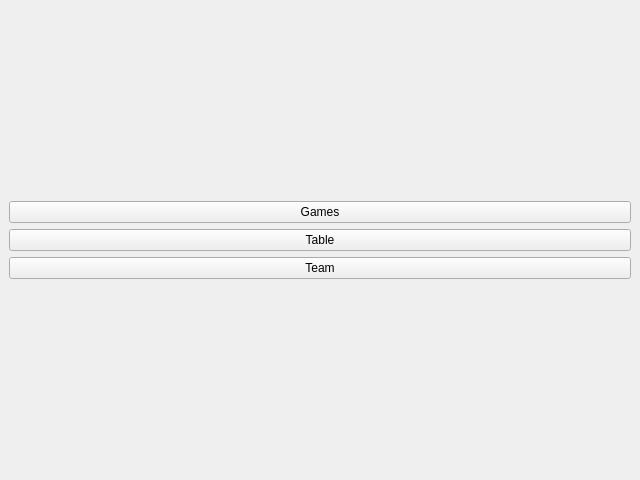
<?xml version="1.0" encoding="UTF-8"?>
<ui version="4.0">
 <class>fanStart</class>
 <widget class="QMainWindow" name="fanStart">
  <property name="geometry">
   <rect>
    <x>0</x>
    <y>0</y>
    <width>640</width>
    <height>480</height>
   </rect>
  </property>
  <property name="windowTitle">
   <string>Fan</string>
  </property>
  <widget class="QWidget" name="centralwidget">
   <layout class="QVBoxLayout" name="verticalLayout_2">
    <item>
     <layout class="QVBoxLayout" name="verticalLayout">
      <item>
       <widget class="QPushButton" name="gamesButton">
        <property name="text">
         <string>Games</string>
        </property>
       </widget>
      </item>
      <item>
       <widget class="QPushButton" name="tableButton">
        <property name="text">
         <string>Table</string>
        </property>
       </widget>
      </item>
      <item>
       <widget class="QPushButton" name="teamButton">
        <property name="text">
         <string>Team</string>
        </property>
       </widget>
      </item>
     </layout>
    </item>
   </layout>
  </widget>
 </widget>
 <resources/>
 <connections/>
</ui>
